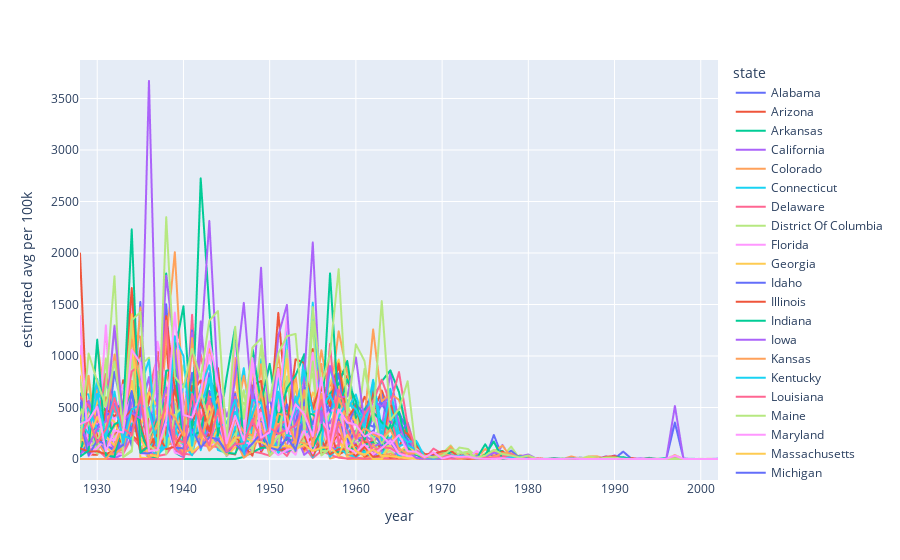

Source (notebook cell):
### Code cell
fig = px.line(df, 
        x="year", y="estimated avg per 100k", color='state')
fig.show()
# avg and std dev
